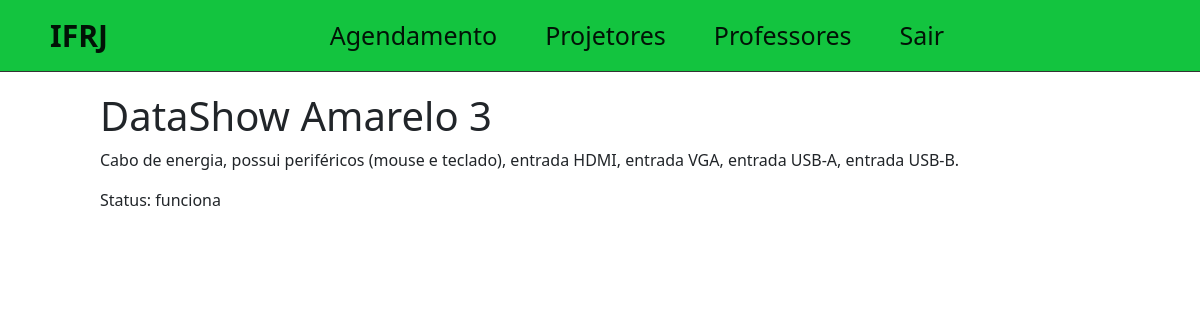
/disp/32 (signed in), run on the app's committed database.
### tcc/models.py (models this page shows, shortened)
class Dispositivo(models.Model):
    STATUS = (
        ('funciona', 'Funciona'),
        ('estragado', 'Estragado'),
    )
    nome = models.CharField(max_length=255, null=False)
    descricao = models.TextField(null=False)
    funcionamento = models.CharField(
        null=False,
        default='func',
        max_length=9,
        choices=STATUS,
    )
    created_at = models.DateTimeField(auto_now_add=True)
    updated_at = models.DateTimeField(auto_now=True)

### tcc/views.py (the view)
# urls.py: path('disp/<int:id>', views.projView),
@login_required
def projView(request, id):
    proj = get_object_or_404(Dispositivo, pk=id)
    return render(request, 'tcc/proj.html', {'proj': proj})

### tcc/templates/tcc/proj.html (shortened to what this page needs)
{% extends 'home.html' %}
{% block content %}
<div class="offset-1 col-10 info-div">
    <h1>{{proj.nome}}</h1>
    <p>{{proj.descricao}}</p>
    <p>Status: {{proj.funcionamento}}</p>
</div>
{% endblock %}

### static/css/styles.css (style rules this page uses)
.info-div { padding: 0; }

### data on the page
Dispositivo: nome "DataShow Amarelo 3", descricao "Cabo de energia, possui periféricos (mouse e teclado), entrada HDMI, entrada VGA, entrada USB-A, entrada USB-B.", funcionamento "funciona"
